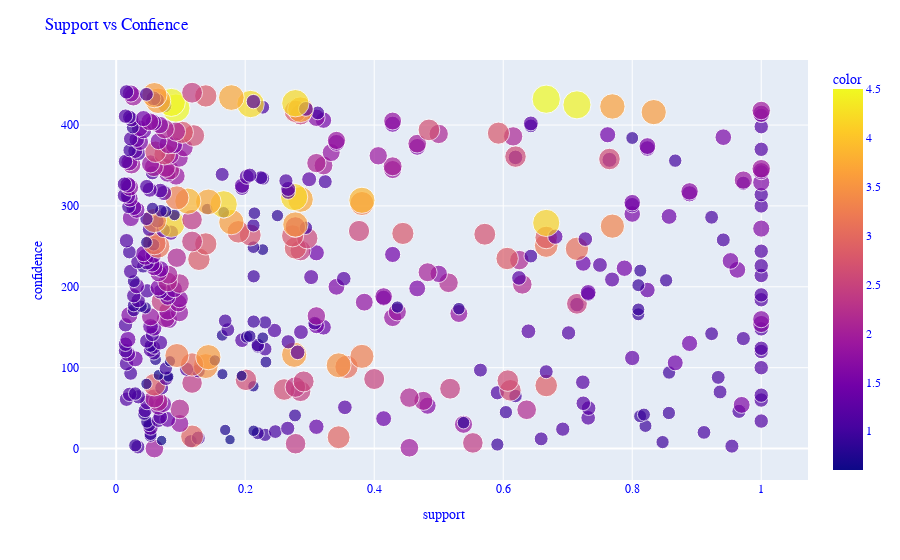

The notebook cell this image was saved under:
### Markdown cell above
## 산점도 그래프
- Method : px.scatter(), update_layout()

### Code cell
# 산점도 그래프 그리기
fig = px.scatter(
    rules['support'], 
    rules['confidence'],
    size=rules['lift'],
    color=rules['lift']
)

# 그래프 layout설정
fig.update_layout(
    xaxis_title='support', 
    yaxis_title='confidence', 
    font_family='Courer New', 
    font_color='blue', 
    title_font_family='Times New Roman', 
    title_font_color='red', 
    title=('Support vs Confience')
)

# 출력
fig.show()

### Figure 1 — Plotly figure (JSON) as saved in the notebook; plotly's stock layout.template omitted (floating-point values rounded to 4 significant figures; data arrays with more than 128 entries replaced by an {"elided": "..."} marker saying what was removed)
{"data": [{"hovertemplate": "x=%{x}<br>index=%{y}<br>size=%{marker.size}<br>color=%{marker.color}<extra></extra>", "legendgroup": "", "marker": {"color": {"elided": "442 float values"}, "coloraxis": "coloraxis", "size": {"elided": "442 float values"}, "sizemode": "area", "sizeref": 0.01125, "symbol": "circle"}, "mode": "markers", "name": "", "orientation": "h", "showlegend": false, "type": "scatter", "x": {"elided": "442 float values"}, "xaxis": "x", "y": {"elided": "442 int values"}, "yaxis": "y"}], "layout": {"coloraxis": {"colorbar": {"title": {"text": "color"}}, "colorscale": [[0, "#0d0887"], [0.1111, "#46039f"], [0.2222, "#7201a8"], [0.3333, "#9c179e"], [0.4444, "#bd3786"], [0.5556, "#d8576b"], [0.6667, "#ed7953"], [0.7778, "#fb9f3a"], [0.8889, "#fdca26"], [1, "#f0f921"]]}, "font": {"color": "blue", "family": "Courer New"}, "legend": {"itemsizing": "constant", "tracegroupgap": 0}, "margin": {"t": 60}, "title": {"text": "Support vs Confience"}, "xaxis": {"anchor": "y", "domain": [0, 1], "title": {"text": "support"}}, "yaxis": {"anchor": "x", "domain": [0, 1], "title": {"text": "confidence"}}}}
